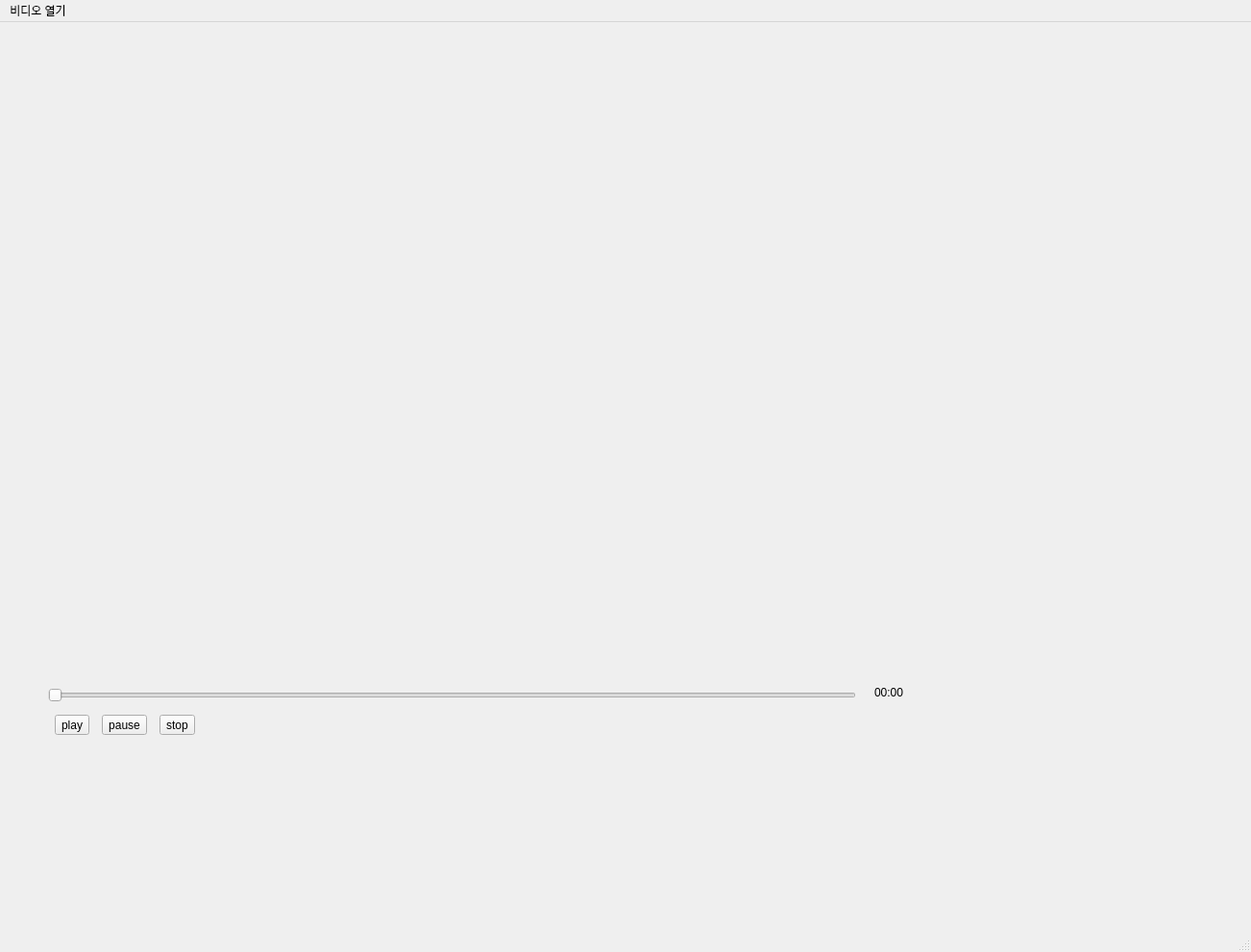
<?xml version="1.0" encoding="UTF-8"?>
<ui version="4.0">
 <class>MainWindow</class>
 <widget class="QMainWindow" name="MainWindow">
  <property name="geometry">
   <rect>
    <x>0</x>
    <y>0</y>
    <width>1302</width>
    <height>991</height>
   </rect>
  </property>
  <property name="windowTitle">
   <string>MainWindow</string>
  </property>
  <widget class="QWidget" name="centralwidget">
   <widget class="QWidget" name="horizontalLayoutWidget">
    <property name="geometry">
     <rect>
      <x>50</x>
      <y>40</y>
      <width>911</width>
      <height>621</height>
     </rect>
    </property>
    <layout class="QHBoxLayout" name="videoFrame">
     <item>
      <spacer name="verticalSpacer">
       <property name="orientation">
        <enum>Qt::Vertical</enum>
       </property>
       <property name="sizeHint" stdset="0">
        <size>
         <width>20</width>
         <height>40</height>
        </size>
       </property>
      </spacer>
     </item>
    </layout>
   </widget>
   <widget class="QSlider" name="playSlider">
    <property name="geometry">
     <rect>
      <x>50</x>
      <y>690</y>
      <width>841</width>
      <height>22</height>
     </rect>
    </property>
    <property name="orientation">
     <enum>Qt::Horizontal</enum>
    </property>
   </widget>
   <widget class="QLabel" name="playTimer">
    <property name="geometry">
     <rect>
      <x>910</x>
      <y>690</y>
      <width>64</width>
      <height>15</height>
     </rect>
    </property>
    <property name="text">
     <string>00:00</string>
    </property>
   </widget>
   <widget class="QWidget" name="">
    <property name="geometry">
     <rect>
      <x>50</x>
      <y>720</y>
      <width>163</width>
      <height>23</height>
     </rect>
    </property>
    <layout class="QHBoxLayout" name="horizontalLayout">
     <item>
      <widget class="QToolButton" name="btn_play">
       <property name="text">
        <string>play</string>
       </property>
      </widget>
     </item>
     <item>
      <widget class="QToolButton" name="btn_pause">
       <property name="text">
        <string>pause</string>
       </property>
      </widget>
     </item>
     <item>
      <widget class="QToolButton" name="btn_stop">
       <property name="text">
        <string>stop</string>
       </property>
      </widget>
     </item>
    </layout>
   </widget>
  </widget>
  <widget class="QMenuBar" name="menubar">
   <property name="geometry">
    <rect>
     <x>0</x>
     <y>0</y>
     <width>1302</width>
     <height>26</height>
    </rect>
   </property>
   <widget class="QMenu" name="menu">
    <property name="title">
     <string>비디오 열기</string>
    </property>
    <addaction name="actionselect_file"/>
   </widget>
   <addaction name="menu"/>
  </widget>
  <widget class="QStatusBar" name="statusbar"/>
  <action name="actionselect_file">
   <property name="text">
    <string>select file</string>
   </property>
  </action>
 </widget>
 <resources/>
 <connections/>
</ui>
